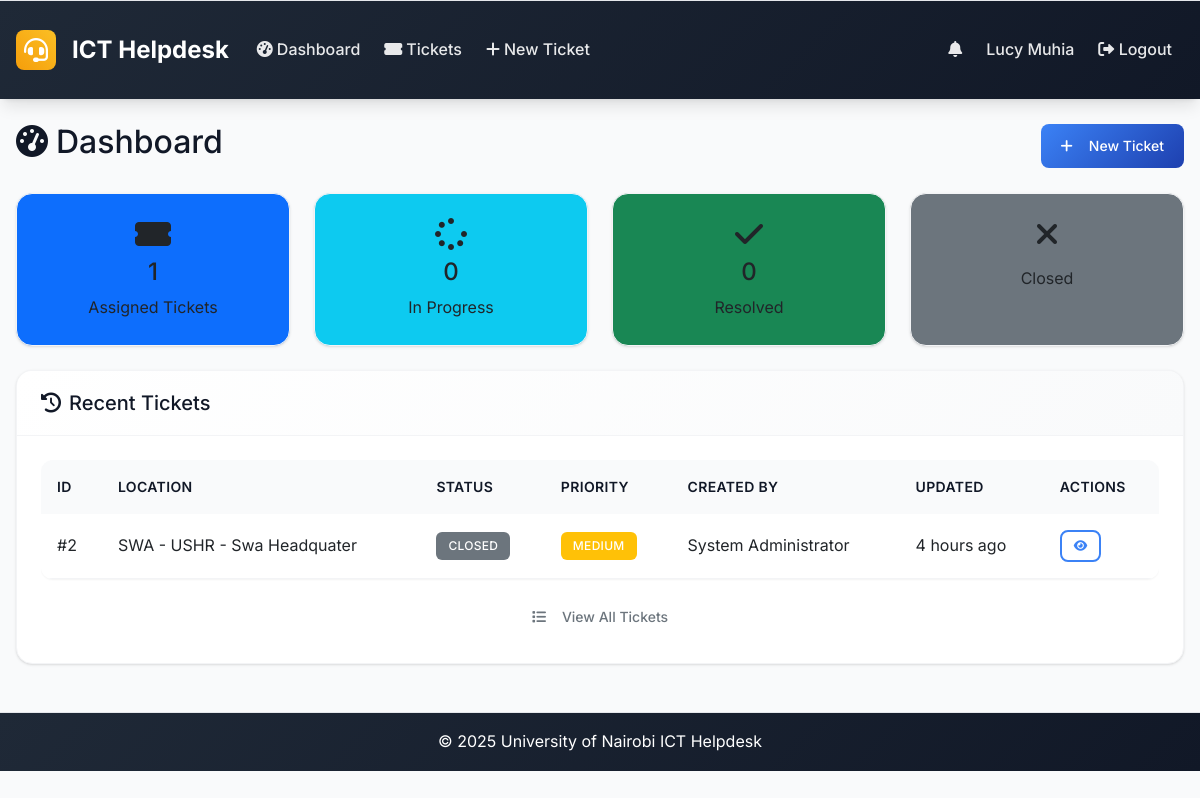
/dashboard (signed in), run on an earlier commit of the app's database.
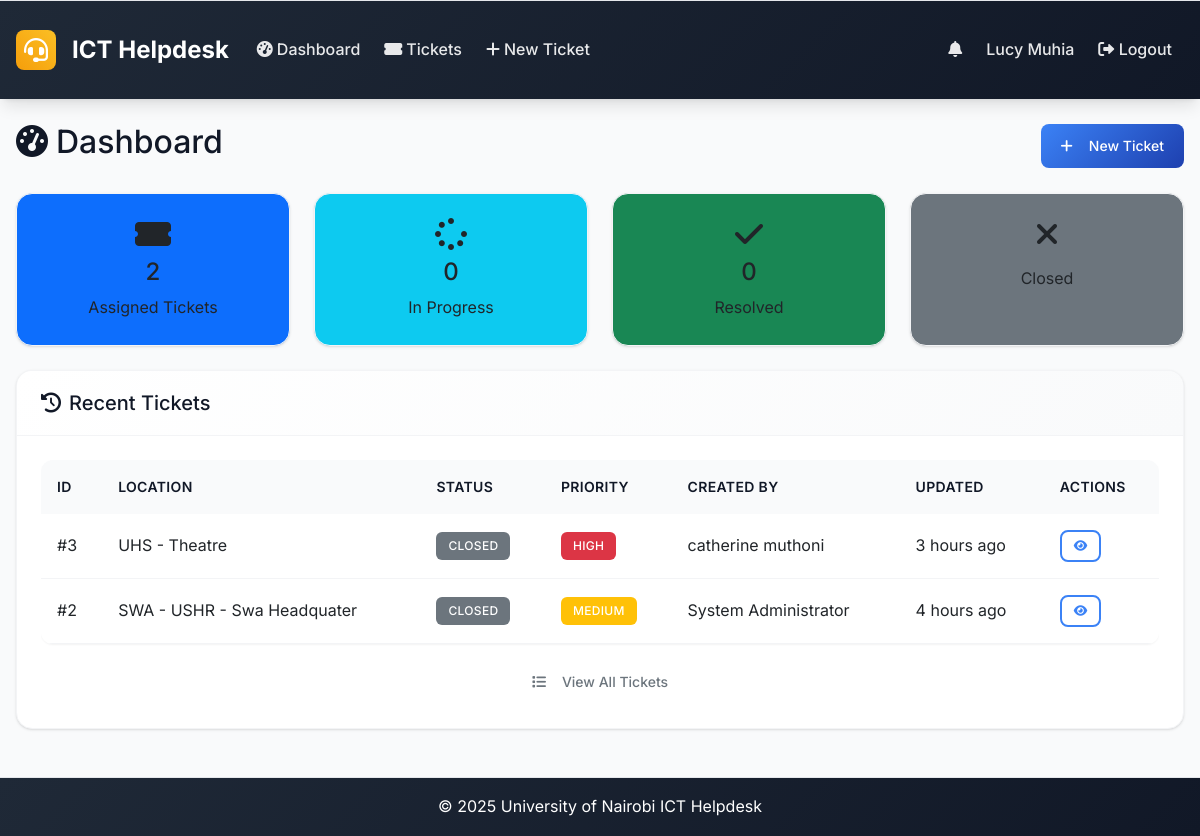
And on a later commit of the database.
### models.py (models this page shows, shortened)
class User(UserMixin, db.Model):
    id = db.Column(db.Integer, primary_key=True)
    username = db.Column(db.String(64), unique=True, nullable=False)
    email = db.Column(db.String(120), unique=True, nullable=False)
    password_hash = db.Column(db.String(256), nullable=False)
    full_name = db.Column(db.String(100), nullable=False)
    role = db.Column(db.String(20), nullable=False, default='user')  # admin, intern, user
    created_at = db.Column(db.DateTime, default=datetime.utcnow)
    is_active = db.Column(db.Boolean, default=True)
    is_verified = db.Column(db.Boolean, default=False)
    verification_token = db.Column(db.String(128), nullable=True)
    tickets_created = db.relationship('Ticket', foreign_keys='Ticket.created_by_id', backref='creator', lazy='dynamic')
    assigned_tickets = db.relationship('Ticket', secondary='ticket_assignees', back_populates='assignees', lazy='selectin')
    comments = db.relationship('Comment', backref='author', lazy='dynamic')

class Ticket(db.Model):
    id = db.Column(db.Integer, primary_key=True)
    location = db.Column(db.String(200), nullable=False)
    description = db.Column(Text, nullable=False)
    status = db.Column(db.String(20), nullable=False, default='open')  # open, in_progress, resolved, closed
    priority = db.Column(db.String(20), nullable=False, default='medium')  # low, medium, high, urgent
    created_at = db.Column(db.DateTime, default=datetime.utcnow)
    updated_at = db.Column(db.DateTime, default=datetime.utcnow, onupdate=datetime.utcnow)
    closed_at = db.Column(db.DateTime)
    closed_by_id = db.Column(db.Integer, db.ForeignKey('user.id'), nullable=True)
    due_date = db.Column(db.DateTime, nullable=True)
    created_by_id = db.Column(db.Integer, db.ForeignKey('user.id'), nullable=True)
    category_id = db.Column(db.Integer, db.ForeignKey('category.id'))
    comments = db.relationship('Comment', backref='ticket', lazy='dynamic', cascade='all, delete-orphan')
    attachments = db.relationship('Attachment', backref='ticket', lazy='dynamic', cascade='all, delete-orphan')
    assignees = db.relationship('User', secondary=ticket_assignees, back_populates='assigned_tickets', lazy='selectin')
    closed_by = db.relationship('User', foreign_keys=[closed_by_id], backref='closed_tickets')

### routes.py (the view)
@app.route('/dashboard')
@login_required
def dashboard():
    if current_user.role == 'admin':
        return redirect(url_for('admin_dashboard'))
    stats = get_dashboard_stats(current_user)
    recent_tickets = Ticket.query.join(Ticket.assignees).filter(User.id == current_user.id).order_by(desc(Ticket.updated_at)).limit(5).all()
    return render_template('dashboard.html', stats=stats, recent_tickets=recent_tickets)

### app.py (called while the page is built)
@login_manager.user_loader
def load_user(user_id):
    from models import User
    return User.query.get(int(user_id))

@app.context_processor
def inject_now():
    return {'now': datetime.utcnow}

### routes.py (called while the page is built)
@app.context_processor
def inject_datetime():
    return dict(datetime=datetime)

### utils.py (called while the page is built)
def get_priority_badge_class(priority):
    classes = {
        'low': 'bg-secondary',
        'medium': 'bg-warning',
        'high': 'bg-danger',
        'urgent': 'bg-danger'
    }
    return classes.get(priority, 'bg-secondary')

def get_status_badge_class(status):
    classes = {
        'open': 'bg-primary',
        'in_progress': 'bg-warning',
        'resolved': 'bg-success',
        'closed': 'bg-secondary'
    }
    return classes.get(status, 'bg-secondary')

def time_ago(dt):
    if not dt:
        return 'N/A'
    now = datetime.utcnow()
    diff = now - dt
    if diff.days > 0:
        return f"{diff.days} day{'s' if diff.days > 1 else ''} ago"
    elif diff.seconds > 3600:
        hours = diff.seconds // 3600
        return f"{hours} hour{'s' if hours > 1 else ''} ago"
    elif diff.seconds > 60:
        minutes = diff.seconds // 60
        return f"{minutes} minute{'s' if minutes > 1 else ''} ago"
    else:
        return "Just now"

### templates/dashboard.html (shortened to what this page needs)
{% extends "base.html" %}
{% block content %}
<div class="d-flex justify-content-between align-items-center mb-4">
    <h2><i class="fas fa-tachometer-alt me-2"></i>Dashboard</h2>
    <a href="{{ url_for('new_ticket') }}" class="btn btn-primary">
        <i class="fas fa-plus me-2"></i>New Ticket
    </a>
</div>
<div class="row mb-4">
    {% if current_user.role == 'intern' %}
        <div class="col-md-3">
            <a href="{{ url_for('tickets_list', status='assigned') }}" class="text-decoration-none">
                <div class="card bg-primary h-100">
                    <div class="card-body text-center">
                        <i class="fas fa-ticket-alt fa-2x mb-2"></i>
                        <h4>{{ stats.assigned_tickets }}</h4>
                        <p class="mb-0">Assigned Tickets</p>
                    </div>
                </div>
            </a>
        </div>
        <div class="col-md-3">
            <a href="{{ url_for('tickets_list', status='in_progress') }}" class="text-decoration-none">
                <div class="card bg-info h-100">
                    <div class="card-body text-center">
                        <i class="fas fa-spinner fa-2x mb-2"></i>
                        <h4>{{ stats.my_in_progress }}</h4>
                        <p class="mb-0">In Progress</p>
                    </div>
                </div>
            </a>
        </div>
        <div class="col-md-3">
            <a href="{{ url_for('tickets_list', status='resolved') }}" class="text-decoration-none">
                <div class="card bg-success h-100">
                    <div class="card-body text-center">
                        <i class="fas fa-check fa-2x mb-2"></i>
                        <h4>{{ stats.my_resolved }}</h4>
                        <p class="mb-0">Resolved</p>
                    </div>
                </div>
            </a>
        </div>
        <div class="col-md-3">
            <a href="{{ url_for('tickets_list', status='closed') }}" class="text-decoration-none">
                <div class="card bg-secondary h-100">
                    <div class="card-body text-center">
                        <i class="fas fa-times fa-2x mb-2"></i>
                        <p class="mb-0">Closed</p>
                    </div>
                </div>
            </a>
        </div>
    {% endif %}
</div>
<div class="card">
    <div class="card-header">
        <h5 class="mb-0">
            <i class="fas fa-history me-2"></i>Recent Tickets
        </h5>
    </div>
    <div class="card-body">
        {% if recent_tickets %}
            <div class="table-responsive">
                <table class="table table-hover">
                    <thead>
                        <tr>
                            <th>ID</th>
                            <th>Location</th>
                            <th>Status</th>
                            <th>Priority</th>
                            {% if current_user.role == 'intern' %}
                            <th>Created By</th>
                            {% else %}
                            <th>Assigned To</th>
                            {% endif %}
                            <th>Updated</th>
                            <th>Actions</th>
                        </tr>
                    </thead>
                    <tbody>
                        {% for ticket in recent_tickets %}
                        <tr>
                            <td>#{{ ticket.id }}</td>
                            <td>{{ ticket.location[:50] }}{% if ticket.location and ticket.location|length > 50 %}...{% endif %}</td>
                            <td>
                                <span class="badge {{ ticket.status|status_badge }}">
                                    {{ ticket.status.replace('_', ' ').title() }}
                                </span>
                            </td>
                            <td>
                                <span class="badge {{ ticket.priority|priority_badge }}">
                                    {{ ticket.priority.title() }}
                                </span>
                            </td>
                            {% if current_user.role == 'intern' %}
                            <td>{{ ticket.creator.full_name }}</td>
                            {% endif %}
                            <td>{{ ticket.updated_at|time_ago }}</td>
                            <td>
                                <a href="{{ url_for('ticket_detail', id=ticket.id) }}" class="btn btn-sm btn-outline-primary">
                                    <i class="fas fa-eye"></i>
                                </a>
                            </td>
                        </tr>
                        {% endfor %}
                    </tbody>
                </table>
            </div>
            <div class="text-center">
                <a href="{{ url_for('tickets_list') }}" class="btn btn-outline-secondary">
                    <i class="fas fa-list me-2"></i>View All Tickets
                </a>
            </div>
        {% endif %}
    </div>
</div>
{% endblock %}

### templates/base.html (shortened to what this page needs)
<!DOCTYPE html>
<html lang="en">
<head>
    <link href="https://cdn.jsdelivr.net/npm/bootstrap@5.3.0/dist/css/bootstrap.min.css" rel="stylesheet">
    <link href="https://cdnjs.cloudflare.com/ajax/libs/font-awesome/6.0.0/css/all.min.css" rel="stylesheet">
    <link href="{{ url_for('static', filename='css/custom.css') }}" rel="stylesheet">
</head>
<body>
    <nav class="navbar navbar-expand-lg navbar-dark footer-sky">
        <div class="container-fluid px-3">
            <a class="navbar-brand" href="{{ url_for('index') }}">
                <i class="fas fa-headset me-2"></i>ICT Helpdesk
            </a>
            <div class="collapse navbar-collapse" id="navbarNav">
                <ul class="navbar-nav me-auto mb-2 mb-lg-0">
                    {% if current_user.is_authenticated %}
                    <li class="nav-item">
                        <a class="nav-link" href="{{ url_for('dashboard') }}">
                            <i class="fas fa-tachometer-alt me-1"></i>Dashboard
                        </a>
                    </li>
                    <li class="nav-item">
                        <a class="nav-link" href="{{ url_for('tickets_list') }}">
                            <i class="fas fa-ticket-alt me-1"></i>Tickets
                        </a>
                    </li>
                    <li class="nav-item">
                        <a class="nav-link" href="{{ url_for('new_ticket') }}">
                            <i class="fas fa-plus me-1"></i>New Ticket
                        </a>
                    </li>
                    {% endif %}
                </ul>
                <ul class="navbar-nav ms-auto mb-2 mb-lg-0">
                    {% if current_user.is_authenticated %}
                    {% if current_user.role in ['admin', 'intern'] %}
                    <li class="nav-item dropdown">
                        <a class="nav-link position-relative" href="#" id="notificationsDropdown" role="button" data-bs-toggle="dropdown" aria-expanded="false">
                            <i class="fas fa-bell"></i>
                        </a>
                    </li>
                    {% endif %}
                    <li class="nav-item">
                        <span class="nav-link">{{ current_user.full_name }}</span>
                    </li>
                    <li class="nav-item">
                        <a class="nav-link" href="{{ url_for('logout') }}"><i class="fas fa-sign-out-alt"></i> Logout</a>
                    </li>
                    {% endif %}
                </ul>
            </div>
        </div>
    </nav>
    <main class="container-fluid my-4 px-3">
        {% block content %}{% endblock %}
    </main>
    <footer class="footer-sky py-3 mt-5">
        <div class="container text-center">
            <span>&copy; {{ datetime.utcnow().year }} University of Nairobi ICT Helpdesk</span>
        </div>
    </footer>
</body>
</html>

What changed in the data, as far as the page shows it:
added Ticket: id "3", location "UHS - Theatre", status.replace "CLOSED", priority "HIGH", creator.full_name "catherine muthoni", updated_at "3 hours ago"
Also different on the page:
{{ stats.assigned_tickets }}: "1" → "2"
